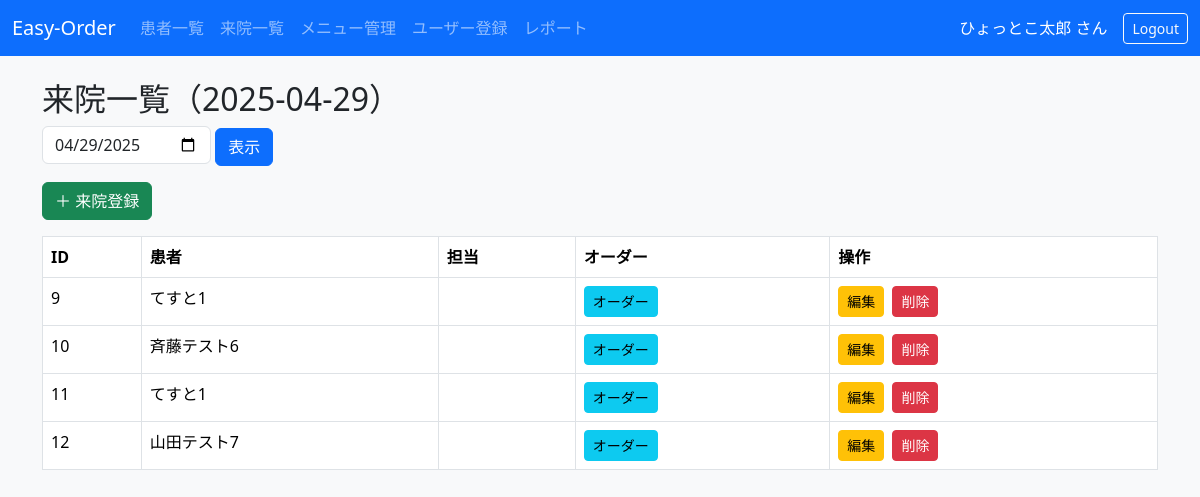
Screenshot of /visits?d=2025-04-29 (signed in) with the database file from the repository.
### app/models.py (models this page shows, shortened)
class User(UserMixin, db.Model):
    __tablename__ = "users"
    id             = db.Column(db.Integer, primary_key=True)
    login_id       = db.Column(db.String(64), unique=True, index=True)
    name           = db.Column(db.String(64))
    password_hash  = db.Column(db.String(128), nullable=False)
    role           = db.Column(db.String(10), nullable=False, default="staff")  # "admin" / "staff"
    visits = db.relationship("Visit",  back_populates="staff",   cascade="all, delete-orphan")
    orders = db.relationship("Order",  back_populates="cashier", cascade="all, delete-orphan")

class Visit(db.Model):
    __tablename__ = "visits"
    id         = db.Column(db.Integer, primary_key=True)
    patient_id = db.Column(db.Integer, db.ForeignKey("patients.id"), nullable=False)
    user_id    = db.Column(db.Integer, db.ForeignKey("users.id"),    nullable=False)  # 受付担当
    visit_date = db.Column(db.Date, nullable=False)
    patient = db.relationship("Patient", back_populates="visits")
    staff   = db.relationship("User",    back_populates="visits")
    orders  = db.relationship("Order",   back_populates="visit", cascade="all, delete-orphan")

class Patient(db.Model):
    __tablename__ = "patients"
    id                = db.Column(db.Integer, primary_key=True)
    chart_number      = db.Column(db.String(20),  unique=True, nullable=False)
    name              = db.Column(db.String(64),  nullable=False)
    furigana          = db.Column(db.String(64))
    birth_date        = db.Column(db.Date)
    gender            = db.Column(db.String(10))
    emergency_contact = db.Column(db.String(64))
    visits = db.relationship("Visit", back_populates="patient", cascade="all, delete-orphan")

### app/visits/routes.py (the view)
@bp.route("/visits")
@login_required
def list_visits():
    target_date = request.args.get("d", date.today().isoformat())
    visits = (Visit.query
              .filter_by(visit_date=target_date)
              .order_by(Visit.id)
              .all())
    return render_template("visits/list.html",
                           visits=visits,
                           target_date=target_date)

### app/models.py (called while the page is built)
@login_manager.user_loader
def load_user(user_id):
    return User.query.get(int(user_id))

### app/templates/visits/list.html (shortened to what this page needs)
{% extends "base.html" %}
{% block content %}
  <h2>来院一覧（{{ target_date }}）</h2>
  <form method="get" class="mb-3">
    <input type="date" name="d" value="{{ target_date }}"
           class="form-control d-inline-block w-auto">
    <button type="submit" class="btn btn-primary">表示</button>
  </form>
  <a href="{{ url_for('visits.create_visit') }}"
     class="btn btn-success mb-3">＋ 来院登録</a>
  <table class="table table-bordered">
    <thead>
      <tr>
        <th>ID</th>
        <th>患者</th>
        <th>担当</th>
        <th>オーダー</th>
        <th>操作</th>
      </tr>
    </thead>
    <tbody>
      {% for v in visits %}
      <tr>
        <td>{{ v.id }}</td>
        <td>{{ v.patient.name }}</td>
        <td>{{ v.staff.username }}</td>
        <td>
          <a href="{{ url_for('orders.order_view', visit_id=v.id) }}"
             class="btn btn-sm btn-info">
            オーダー
          </a>
        </td>
        <td>
          <a href="{{ url_for('visits.edit_visit',   visit_id=v.id) }}"
             class="btn btn-sm btn-warning">編集</a>
          <a href="{{ url_for('visits.delete_visit', visit_id=v.id) }}"
             class="btn btn-sm btn-danger ms-1">削除</a>
        </td>
      </tr>
      {% endfor %}
    </tbody>
  </table>
{% endblock %}

### app/templates/base.html (shortened to what this page needs)
<!doctype html>
<html lang="ja">
<head>
  <link href="https://cdn.jsdelivr.net/npm/bootstrap@5.3.3/dist/css/bootstrap.min.css"
        rel="stylesheet">
</head>
<body class="bg-light">
  <nav class="navbar navbar-expand-lg navbar-dark bg-primary mb-4">
    <div class="container-fluid">
      <a class="navbar-brand" href="{{ url_for('visits.list_visits') }}">
        Easy-Order
      </a>
      <div class="collapse navbar-collapse" id="navbarNav">
        {% if current_user.is_authenticated %}
          <ul class="navbar-nav me-auto">
            <li class="nav-item">
              <a class="nav-link"
                 href="{{ url_for('patients.list_patients') }}">
                患者一覧
              </a>
            </li>
            <li class="nav-item">
              <a class="nav-link"
                 href="{{ url_for('visits.list_visits') }}">
                来院一覧
              </a>
            </li>
            {% if current_user.role == 'admin' %}
              <li class="nav-item">
                <a class="nav-link"
                   href="{{ url_for('treatments.list_treatments') }}">
                  メニュー管理
                </a>
              </li>
              <li class="nav-item">
                <a class="nav-link"
                   href="{{ url_for('auth.register') }}">
                  ユーザー登録
                </a>
              </li>
            {% endif %}
            <li class="nav-item">
              <a class="nav-link"
                 href="{{ url_for('reports.daily_report') }}">
                レポート
              </a>
            </li>
          </ul>
          <span class="navbar-text text-white me-3">
            {{ current_user.name }} さん
          </span>
          <a class="btn btn-outline-light btn-sm"
             href="{{ url_for('auth.logout') }}">
            Logout
          </a>
        {% endif %}
      </div>
    </div>
  </nav>
  <div class="container">
    {% block content %}{% endblock %}
  </div>
</body>
</html>

### rows the page displays
User: name "ひょっとこ太郎"
Visit: id "9", patient.name "てすと1"
Visit: id "10", patient.name "斉藤テスト6"
Visit: id "11", patient.name "てすと1"
Visit: id "12", patient.name "山田テスト7"

### other values shown
{{ target_date }} "2025-04-29"
